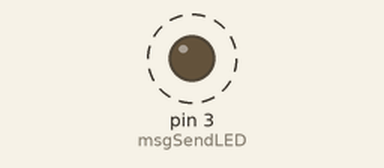
Simulated run of this sketch. Board: Arduino Uno, built with avr-gcc and run on an emulated ATmega328P. On the bench: output pins drawn as LEDs (lit = HIGH). Dashed ring = blinking. What the sketch prints to the serial monitor is not drawn.

Above: at 0.8 s.
Timing chart, 0 to 3.3 s (numbered marks = the images above):
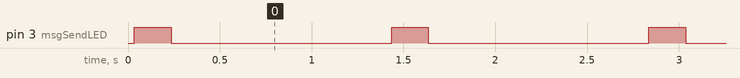

Measured:
- by itself, pin 3 (msgSendLED): alternates HIGH for 0.20 s and LOW for 1.2 s

The sketch:

Reciever_CAN.ino
```cpp
#include <SPI.h>
#include <mcp2515.h>

#define msgSendLED 3

struct can_frame canMsg;
struct can_frame canMsg1;

MCP2515 mcp2515(10);

uint16_t  TEVO = 0;
int       AMTE = 0;
uint8_t   CHCU = 0;


void setup() {
  Serial.begin(115200);

  mcp2515.reset();
  mcp2515.setBitrate(CAN_1000KBPS, MCP_16MHZ);
  mcp2515.setNormalMode();

  // Node LED indication
  pinMode(msgSendLED, OUTPUT);

  canMsg1.can_id = 0x0F2;
  canMsg1.can_dlc = 1;
  canMsg1.data[0] = 0x28;

  Serial.println("                  -------      CAN Read        ----------                   ");
  Serial.println("                     AARTECH SOLONICS LIMITED\n"
                 "                     Version 1.3\n"
                 "                     2023-2024 Bhavay Sen\n"
                 "                     PROJECT : TATA-340-PP-40\n"
                 "                     340VOLTS | PULSE POWER | 40 K-J\n"
                 "                     PROTOCOL USING : CAN 2.0A\n"
                 "                     STANDARD FORMAT\n"
                 "                     REQ CAN MESSAGE ID : 0x0F2\n"
                 "                     REQ DATA[0] : 0x28\n");
}

void loop() {

/*

  if(Serial.available() > 0){
    int i = Serial.parseInt();
    if(i == 1){
      mcp2515.sendMessage(&canMsg1);
      Serial.println("                                  ---- ---- ---- ---- ---- ---- ---- ----   "
                     "                                               Request Sent                 "
                     "                                  ---- ---- ---- ---- ---- ---- ---- ----   ");
      Serial.println();
      Serial.println();
      // Serial.println(canMsg1.data[0]);
    }
  }
*/
  mcp2515.sendMessage(&canMsg1);
  digitalWrite(msgSendLED, HIGH);
  delay(200);
  digitalWrite(msgSendLED, LOW);
  delay(200);

  if (mcp2515.readMessage(&canMsg) == MCP2515::ERROR_OK && canMsg.can_id == 0x0F6 ) {

    float terminal_Volt = 0.00,
          Ambient_temp = 0.00,
          String_Current = 0.00;
    Serial.println();
    Serial.println("                 - - - - - - - - - - - - - - - - - - - - SRT MESSAGE - - - - - - - - - - - - - - - - - - - - - -                 ");
    Serial.println();

    Serial.println();

    Serial.print("      RECEIVED CAN MESSAGE ID (HEX) :       ");
    Serial.print(canMsg.can_id, HEX); // print ID
    Serial.println();
    Serial.println();

    uint16_t shiftSample = 0x00;

    // Voltage Operation
    TEVO = canMsg.data[0];
    shiftSample = canMsg.data[1];
    shiftSample = shiftSample << 8;
    TEVO = shiftSample | TEVO ;
    terminal_Volt = TEVO / 10.00;
    Serial.print("|| TERMINAL VOLTAGE    :   "); Serial.print(terminal_Volt);  Serial.println("  VOLT              || ");

    int shift_signed = 0x00;
    // Charge Operation
    AMTE = canMsg.data[2];
    shift_signed = canMsg.data[3];
    shift_signed = shift_signed << 8;
    AMTE = shift_signed | AMTE;
    Ambient_temp = AMTE / 10.00;
    Serial.print("|| AMBIENT TEMPERATURE :   "); Serial.print(Ambient_temp);   Serial.println("  CELs              || ");

    CHCU = canMsg.data[4];
    String_Current = (CHCU / 10.00);
    Serial.print("|| CHARHING  CURRENT   :    "); Serial.print(String_Current); Serial.println("  AMPs              || ");

    Serial.println(" \n");
    Serial.println("                          --------- FOR INTERNAL USE ONLY -----------");

    Serial.print("CODE VERSION  : ");
    float firm_ver = (canMsg.data[5]) / 10.0 ;
    char buffer[8];
    dtostrf(firm_ver,3,1,buffer); // function to change
    Serial.println(buffer);

    Serial.print("DEVICE_ID     : ");
    Serial.println(canMsg.data[6], DEC);
    Serial.println("\n");
    Serial.println("                 - - - - - - - - - - - - - - - - - - - - END MESSAGE - - - - - - - - - - - - - - - - - - - - - -                 ");

  delay(1000);
  }
  else{
    delay(1000);
  }

}
```
